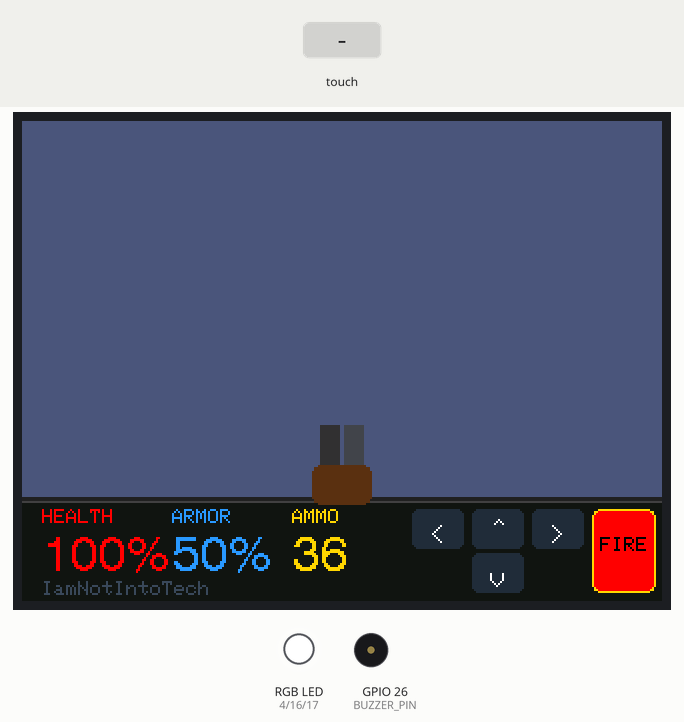
A sketch run on a simulated ESP32. Shown: 320×240 colour display, an RGB LED mixed from three pins (HIGH = lit), buzzer (waves = sounding). The test bench sets the inputs (shaded band). Pins used as bus, display or sensor lines are not drawn; what the sketch prints to the serial monitor is not drawn.

Above: at 1.6 s.
1.7 s: touch panel pressed at 13 % / 10 % of its raw x / y range
At 2.4 s:
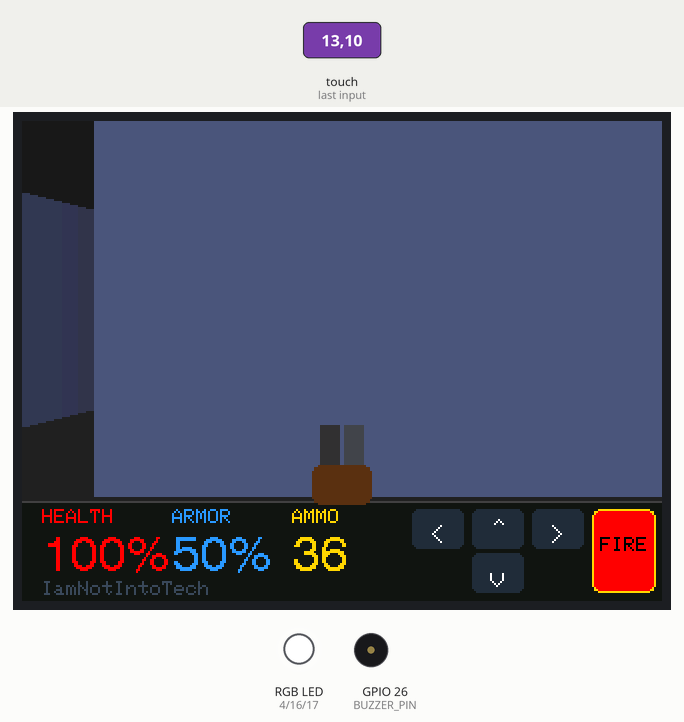
4.7 s: touch panel pressed at 87 % / 10 % of its raw x / y range
At 5.5 s:
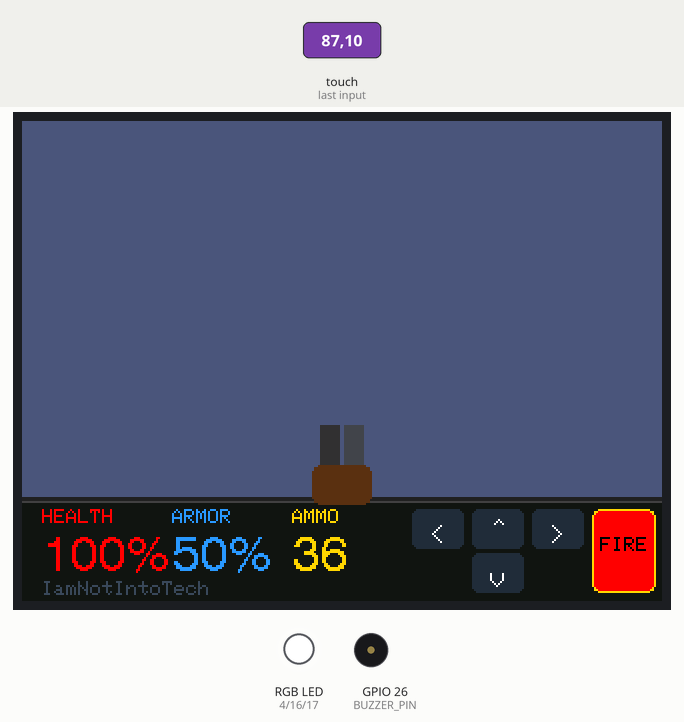
7.7 s: touch panel pressed at 87 % / 30 % of its raw x / y range
Timing chart, 0 to 10.7 s (numbered marks = the images above; inputs shaded):
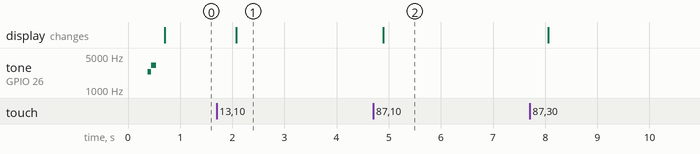

The sketch:

40-freedoom-touch.ino
```cpp
/**
 * 💥 Project 40: Playable No-PSRAM FreeDOOM
 *
 * Hardware: Elecrow CrowPanel 2.8" (ESP32-2432S028R)
 * Channel Branding: IamNotIntoTech (https://youtube.com/@IamNotIntoTech)
 * Author: Tushar Aggarwal (tushar2704)
 *
 * Features:
 * - 3D First-Person DDA raycasting engine running entirely in 520KB SRAM (No PSRAM required).
 * - Textured depth-shaded wall rendering with distance fog attenuation.
 * - Animated center shotgun weapon sprite with muzzle flash recoil.
 * - On-screen virtual D-Pad touch controls and dedicated FIRE trigger button.
 * - Classic retro HUD: Health %, Armor %, Ammo counter, and channel branding.
 * - Shotgun blast acoustic frequency sweep on GPIO 26 buzzer & muzzle flash RGB LED on GPIOs 4/16/17.
 * - Hardware-calibrated non-inverted resistive touch coordinates.
 */

#include <Arduino.h>
#include <SPI.h>
#include <TFT_eSPI.h>
#include <XPT2046_Touchscreen.h>

// Hardware Pin Definitions for Elecrow 2.8" CYD
#define TFT_BL_PIN    21
#define TOUCH_MOSI    32
#define TOUCH_MISO    39
#define TOUCH_CLK     25
#define TOUCH_CS      33
#define TOUCH_IRQ     36

#define LED_RED       4
#define LED_GREEN     16
#define LED_BLUE      17
#define BUZZER_PIN    26

SPIClass touchSPI = SPIClass(VSPI);
XPT2046_Touchscreen ts(TOUCH_CS);
TFT_eSPI tft = TFT_eSPI();

// UI Colors (16-bit 565)
#define COLOR_SKY       0x18C3 // Dark gloomy ceiling
#define COLOR_FLOOR     0x2104 // Dark dirt floor
#define COLOR_HUD_BG    0x10A2 // Classic slate HUD
#define COLOR_HUD_BRD   0x4208
#define COLOR_TEXT      0xFFFF
#define COLOR_RED       0xF800
#define COLOR_GOLD      0xFEA0
#define COLOR_BLUE      0x2CDF

// 16x16 Dungeon Map
#define MAP_W 16
#define MAP_H 16
const uint8_t worldMap[MAP_H][MAP_W] = {
  {1,1,1,1,1,1,1,1,1,1,1,1,1,1,1,1},
  {1,0,0,0,0,0,1,0,0,0,0,0,0,0,0,1},
  {1,0,1,1,0,0,1,0,2,2,2,0,0,0,0,1},
  {1,0,1,0,0,0,0,0,2,0,2,0,0,0,0,1},
  {1,0,1,0,0,0,1,0,2,0,2,0,3,0,0,1},
  {1,0,0,0,0,0,1,0,0,0,0,0,3,0,0,1},
  {1,0,2,2,2,0,1,1,1,0,1,1,3,0,0,1},
  {1,0,2,0,2,0,0,0,0,0,0,0,0,0,0,1},
  {1,0,2,0,2,0,1,1,1,0,1,1,1,0,0,1},
  {1,0,0,0,0,0,1,0,0,0,0,0,1,0,0,1},
  {1,0,0,0,0,0,1,0,3,3,3,0,1,0,0,1},
  {1,1,1,0,1,1,1,0,3,0,3,0,1,0,0,1},
  {1,0,0,0,0,0,0,0,3,0,3,0,0,0,0,1},
  {1,0,2,0,2,0,0,0,0,0,0,0,2,0,0,1},
  {1,0,0,0,0,0,0,0,0,0,0,0,0,0,0,1},
  {1,1,1,1,1,1,1,1,1,1,1,1,1,1,1,1}
};

// Player State
float posX = 2.5f, posY = 2.5f;
float dirX = 1.0f, dirY = 0.0f;
float planeX = 0.0f, planeY = 0.66f;

int playerHealth = 100;
int playerArmor = 50;
int playerAmmo = 36;

// Weapon Animation
int muzzleFlashTimer = 0;

// Raycaster Resolution: 80 columns x 4 pixels width = 320 screen width
#define NUM_RAYS 80
#define RAY_WIDTH 4
#define VIEWPORT_H 188

void playBeep(int freq = 2000, int ms = 30) {
  tone(BUZZER_PIN, freq, ms);
}

void setRGB(bool r, bool g, bool b) {
  digitalWrite(LED_RED, r ? LOW : HIGH);
  digitalWrite(LED_GREEN, g ? LOW : HIGH);
  digitalWrite(LED_BLUE, b ? LOW : HIGH);
}

uint16_t getWallColor(int wallType, int side, float dist) {
  uint8_t r = 0, g = 0, b = 0;
  if (wallType == 1) {
    r = 80; g = 90; b = 130;
  } else if (wallType == 2) {
    r = 140; g = 70; b = 40;
  } else {
    r = 50; g = 120; b = 60;
  }

  if (side == 1) {
    r /= 1.4f; g /= 1.4f; b /= 1.4f;
  }

  float fog = max(0.2f, 1.0f - (dist / 14.0f));
  r = (uint8_t)(r * fog);
  g = (uint8_t)(g * fog);
  b = (uint8_t)(b * fog);

  return tft.color565(r, g, b);
}

void renderRaycastFrame() {
  tft.fillRect(0, 0, 320, VIEWPORT_H / 2, COLOR_SKY);
  tft.fillRect(0, VIEWPORT_H / 2, 320, VIEWPORT_H / 2, COLOR_FLOOR);

  for (int r = 0; r < NUM_RAYS; r++) {
    float cameraX = 2.0f * r / (float)NUM_RAYS - 1.0f;
    float rayDirX = dirX + planeX * cameraX;
    float rayDirY = dirY + planeY * cameraX;

    int mapX = (int)posX;
    int mapY = (int)posY;

    float sideDistX, sideDistY;
    float deltaDistX = (rayDirX == 0) ? 1e30 : abs(1.0f / rayDirX);
    float deltaDistY = (rayDirY == 0) ? 1e30 : abs(1.0f / rayDirY);
    float perpWallDist;

    int stepX, stepY;
    int hit = 0;
    int side;

    if (rayDirX < 0) {
      stepX = -1;
      sideDistX = (posX - mapX) * deltaDistX;
    } else {
      stepX = 1;
      sideDistX = (mapX + 1.0f - posX) * deltaDistX;
    }

    if (rayDirY < 0) {
      stepY = -1;
      sideDistY = (posY - mapY) * deltaDistY;
    } else {
      stepY = 1;
      sideDistY = (mapY + 1.0f - posY) * deltaDistY;
    }

    while (hit == 0) {
      if (sideDistX < sideDistY) {
        sideDistX += deltaDistX;
        mapX += stepX;
        side = 0;
      } else {
        sideDistY += deltaDistY;
        mapY += stepY;
        side = 1;
      }
      if (mapX >= 0 && mapX < MAP_W && mapY >= 0 && mapY < MAP_H) {
        if (worldMap[mapY][mapX] > 0) hit = worldMap[mapY][mapX];
      } else {
        hit = 1;
      }
    }

    if (side == 0) perpWallDist = (sideDistX - deltaDistX);
    else perpWallDist = (sideDistY - deltaDistY);

    int lineHeight = (int)(VIEWPORT_H / max(0.01f, perpWallDist));
    int drawStart = -lineHeight / 2 + VIEWPORT_H / 2;
    if (drawStart < 0) drawStart = 0;
    int drawEnd = lineHeight / 2 + VIEWPORT_H / 2;
    if (drawEnd >= VIEWPORT_H) drawEnd = VIEWPORT_H - 1;

    uint16_t col = getWallColor(hit, side, perpWallDist);
    tft.fillRect(r * RAY_WIDTH, drawStart, RAY_WIDTH, drawEnd - drawStart + 1, col);
  }

  // Draw Center Shotgun Sprite
  int gunX = 145;
  int gunY = VIEWPORT_H - 36;
  if (muzzleFlashTimer > 0) {
    tft.fillTriangle(150, gunY - 14, 160, gunY - 28, 170, gunY - 14, COLOR_GOLD);
    tft.fillCircle(160, gunY - 14, 8, COLOR_RED);
    gunY += 5;
  }

  tft.fillRect(gunX + 4, gunY, 10, 36, tft.color565(50, 50, 55));
  tft.fillRect(gunX + 16, gunY, 10, 36, tft.color565(70, 70, 75));
  tft.fillRoundRect(gunX, gunY + 20, 30, 20, 4, tft.color565(90, 50, 20));
}

void drawHUD() {
  tft.fillRect(0, 190, 320, 50, COLOR_HUD_BG);
  tft.drawFastHLine(0, 190, 320, COLOR_HUD_BRD);

  tft.setTextColor(COLOR_RED, COLOR_HUD_BG);
  tft.setTextSize(1);
  tft.drawString("HEALTH", 10, 194, 1);
  char hpBuf[8];
  snprintf(hpBuf, sizeof(hpBuf), "%d%%", playerHealth);
  tft.drawString(hpBuf, 10, 206, 4);

  tft.setTextColor(COLOR_BLUE, COLOR_HUD_BG);
  tft.drawString("ARMOR", 75, 194, 1);
  char armBuf[8];
  snprintf(armBuf, sizeof(armBuf), "%d%%", playerArmor);
  tft.drawString(armBuf, 75, 206, 4);

  tft.setTextColor(COLOR_GOLD, COLOR_HUD_BG);
  tft.drawString("AMMO", 135, 194, 1);
  char ammoBuf[8];
  snprintf(ammoBuf, sizeof(ammoBuf), "%d", playerAmmo);
  tft.drawString(ammoBuf, 135, 206, 4);

  // Channel Watermark
  tft.setTextColor(tft.color565(60, 75, 95), COLOR_HUD_BG);
  tft.drawString("IamNotIntoTech", 10, 230, 1);

  // Virtual Touch D-Pad Indicator (Right Side)
  tft.fillRoundRect(195, 194, 26, 20, 3, tft.color565(35, 45, 60));
  tft.setTextColor(COLOR_TEXT, tft.color565(35, 45, 60));
  tft.drawCentreString("<", 208, 198, 2);

  tft.fillRoundRect(225, 194, 26, 20, 3, tft.color565(35, 45, 60));
  tft.drawCentreString("^", 238, 198, 2);

  tft.fillRoundRect(255, 194, 26, 20, 3, tft.color565(35, 45, 60));
  tft.drawCentreString(">", 268, 198, 2);

  tft.fillRoundRect(225, 216, 26, 20, 3, tft.color565(35, 45, 60));
  tft.drawCentreString("v", 238, 220, 2);

  // FIRE Button
  tft.fillRoundRect(285, 194, 32, 42, 4, COLOR_RED);
  tft.drawRoundRect(285, 194, 32, 42, 4, COLOR_GOLD);
  tft.setTextColor(0x0000, COLOR_RED);
  tft.drawCentreString("FIRE", 301, 208, 1);
}

void fireShotgun() {
  if (playerAmmo <= 0) {
    playBeep(900, 40);
    return;
  }

  playerAmmo--;
  muzzleFlashTimer = 3;
  setRGB(true, true, false);

  for (int f = 1800; f > 300; f -= 120) {
    tone(BUZZER_PIN, f, 8);
    delay(4);
  }
  noTone(BUZZER_PIN);
  setRGB(false, false, false);

  drawHUD();
}

void movePlayer(float moveSpeed, float rotSpeed) {
  if (moveSpeed != 0) {
    float newX = posX + dirX * moveSpeed;
    float newY = posY + dirY * moveSpeed;
    if (worldMap[(int)posY][(int)newX] == 0) posX = newX;
    if (worldMap[(int)newY][(int)posX] == 0) posY = newY;
  }

  if (rotSpeed != 0) {
    float oldDirX = dirX;
    dirX = dirX * cos(rotSpeed) - dirY * sin(rotSpeed);
    dirY = oldDirX * sin(rotSpeed) + dirY * cos(rotSpeed);
    float oldPlaneX = planeX;
    planeX = planeX * cos(rotSpeed) - planeY * sin(rotSpeed);
    planeY = oldPlaneX * sin(rotSpeed) + planeY * cos(rotSpeed);
  }
}

void setup() {
  Serial.begin(115200);

  pinMode(LED_RED, OUTPUT);
  pinMode(LED_GREEN, OUTPUT);
  pinMode(LED_BLUE, OUTPUT);
  setRGB(false, false, false);

  pinMode(BUZZER_PIN, OUTPUT);
  digitalWrite(BUZZER_PIN, LOW);

  pinMode(TFT_BL_PIN, OUTPUT);
  digitalWrite(TFT_BL_PIN, HIGH);

  tft.init();
  tft.setRotation(1);
  tft.fillScreen(COLOR_FLOOR);

  // Initialize Touch (VSPI)
  touchSPI.begin(TOUCH_CLK, TOUCH_MISO, TOUCH_MOSI, TOUCH_CS);
  ts.begin(touchSPI);
  ts.setRotation(1);

  renderRaycastFrame();
  drawHUD();

  playBeep(2400, 60);
  delay(60);
  playBeep(3200, 100);
  Serial.println(F("[SYSTEM] FreeDOOM Raycaster Initialized."));
}

void loop() {
  if (ts.touched()) {
    TS_Point p = ts.getPoint();
    if (p.z > 50 || ts.touched()) {
      int screenX = map(p.x, 240, 3800, 0, 320);
      int screenY = map(p.y, 240, 3800, 0, 240);
      screenX = constrain(screenX, 0, 319);
      screenY = constrain(screenY, 0, 239);

      // Direct Viewport Drag to Turn or Move (screenY < 190)
      if (screenY < 190) {
        if (screenX < 100) movePlayer(0, -0.15f);
        else if (screenX > 220) movePlayer(0, 0.15f);
        else movePlayer(0.20f, 0);
      }
      // Bottom D-Pad & Fire Button (screenY >= 190)
      else {
        if (screenX >= 280) {
          fireShotgun();
        } else if (screenX >= 195 && screenX <= 222) {
          movePlayer(0, -0.18f);
        } else if (screenX >= 223 && screenX <= 252 && screenY < 216) {
          movePlayer(0.22f, 0);
        } else if (screenX >= 223 && screenX <= 252 && screenY >= 216) {
          movePlayer(-0.20f, 0);
        } else if (screenX >= 253 && screenX <= 280) {
          movePlayer(0, 0.18f);
        }
      }
    }
  }

  if (muzzleFlashTimer > 0) muzzleFlashTimer--;

  renderRaycastFrame();

  delay(15);
}
```

Measured:
- after the input at 1.7 s, the display: changes after 0.37 s (image 1)
- after the input at 4.7 s, the display: changes after 0.20 s (image 2)
